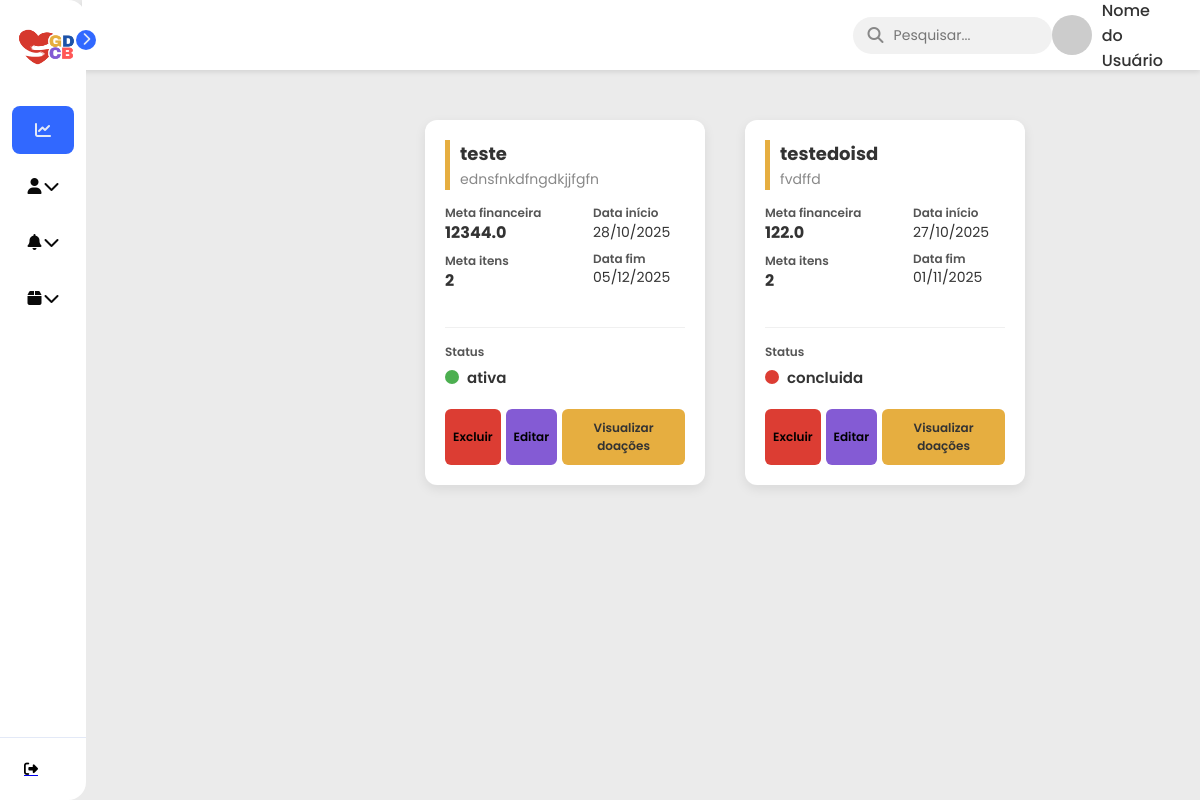
/dashboard/ (signed in), run on an earlier commit of the app's database.
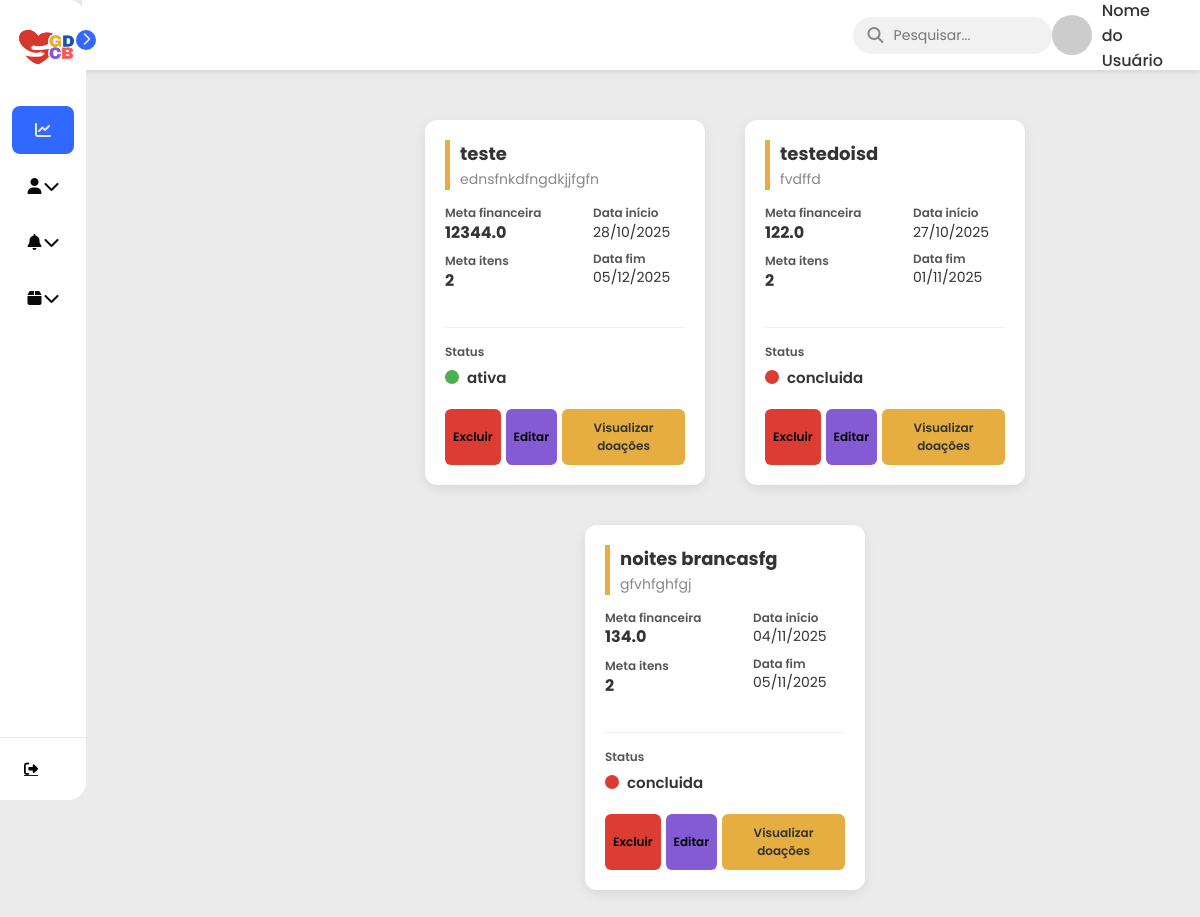
And on a later commit of the database.
### models.py (models this page shows)
class Campanha(SQLModel, table=True):
    __tablename__ = "campanhas"
    id: Optional[int] = Field(default=None, primary_key=True)
    titulo: str
    descricao: str
    meta_financeira: float | None = None
    meta_itens: int | None = None
    data_inicio: Optional[date]
    data_fim: Optional[date]
    status: str
    data_criacao: date = Field(default_factory=date.today)
    categoria_id: Optional[int] = Field(default=None, foreign_key="categorias.id")
    doacoes: List["Doacao"] = Relationship(back_populates="campanha")
    relatorios: List["Relatorio"] = Relationship(back_populates="campanha")

### controllers/dashboard.py (the view)
@router.get("/", response_class=HTMLResponse)
def dashboard(
    request: Request,
    user: dict = Depends(get_current_user),
    session: Session = Depends(get_session)
):
    campanhas = session.exec(select(Campanha)).all()  # busca todas as campanhas
    return templates.TemplateResponse(
        "card_campanha.html",
        {"request": request, "user": user, "campanhas": campanhas}
    )

### templates/card_campanha.html (shortened to what this page needs)
{% extends 'base.html' %}
{% block head %}
    <link rel="stylesheet" href="{{ url_for('static', path='/card_campanha.css') }}">
{% endblock %}
{% block content %}
    <div class="cards-container">
        {% for campanha in campanhas %}
        <div class="card-campanha">
            <div class="card-header">
                <h3 class="campanha-titulo">{{ campanha.titulo }}</h3>
                <p class="campanha-descricao">{{ campanha.descricao }}</p>
            </div>
            <div class="card-body">
                <div class="info-bloco metas">
                    <div class="info-item">
                        <span class="label">Meta financeira</span>
                        <span class="valor">{{ campanha.meta_financeira }}</span>
                    </div>
                    <div class="info-item">
                        <span class="label">Meta itens</span>
                        <span class="valor">{{ campanha.meta_itens }}</span>
                    </div>
                </div>
                <div class="info-bloco datas">
                    <div class="info-item">
                        <span class="label">Data início</span>
                        <span class="valor-data">{{ campanha.data_inicio.strftime('%d/%m/%Y') if campanha.data_inicio else '-' }}</span>
                    </div>
                    <div class="info-item">
                        <span class="label">Data fim</span>
                        <span class="valor-data">{{ campanha.data_fim.strftime('%d/%m/%Y') if campanha.data_fim else '-' }}</span>
                    </div>
                </div>
                <div class="info-bloco status-row">
                    <span class="label">Status</span>
                    <div class="status-display">
                        <div class="status-indicator {{ campanha.status | lower }}"></div>
                        <span class="status-texto">{{ campanha.status }}</span>
                    </div>
                </div>
            </div>
            <div class="card-footer">
                <button class="btn btn-excluir">Excluir</button>
                <button class="btn btn-editar">Editar</button>
                <button class="btn btn-visualizar">Visualizar doações</button>
            </div>
        </div>
        {% endfor %}
    </div>
{% endblock %}

### templates/base.html (shortened to what this page needs)
<!DOCTYPE html>
<html lang="pt-br">
<head>
    <link rel="stylesheet" href="https://cdnjs.cloudflare.com/ajax/libs/font-awesome/6.5.1/css/all.min.css" xintegrity="sha512-DTOQO9RWCH3ppGqcWaEA1BIZOC6xxalwEsw9c2QQeAIftl+Vegovlnee1c9QX4TctnWMn13TZye+giMm8e2LwA==" />
    <link rel="stylesheet" href="{{ url_for('static', path='/base.css') }}">
    {% block head %}{% endblock %}
</head>
<body>
    <header class="top-header">
        <div class="search-bar">
            <i class="fa-solid fa-magnifying-glass search-icon"></i>
            <input type="text" placeholder="Pesquisar...">
        </div>
        <div class="user-profile">
            <img src="https://via.placeholder.com/40" alt="User Profile Picture">
            <span>Nome do Usuário</span>
        </div>
    </header>
    <nav id="sidebar">
        <div id="sidebar_content">
            <div id="user">
                <img src="../static/assets/logo.png" id="user_avatar" alt="Avatar">
            </div>
            <ul id="side_items">
                <li class="side-item active">
                    <a href="#">
                        <i class="fa-solid fa-chart-line"></i>
                    </a>
                </li>
                <li class="side-item has-submenu">
                    <a href="#" class="submenu-toggle">
                        <i class="fa-solid fa-user"></i>
                        <i class="fa-solid fa-chevron-down arrow"></i>
                    </a>
                </li>
                <li class="side-item has-submenu">
                    <a href="#" class="submenu-toggle">
                        <i class="fa-solid fa-bell"></i>
                        <i class="fa-solid fa-chevron-down arrow"></i>
                    </a>
                </li>
                <li class="side-item has-submenu">
                    <a href="#" class="submenu-toggle">
                        <i class="fa-solid fa-box"></i>
                        <i class="fa-solid fa-chevron-down arrow"></i>
                    </i class="fa-solid fa-box"></i></a>
                </li>
            </ul>
            <button id="open_btn">
                <i id="open_btn_icon" class="fa-solid fa-chevron-right"></i>
            </button>
        </div>
      <div id="logout">
            <a href="{{ url_for('logout') }}">
                <button id="logout_btn">
                    <i class="fa-solid fa-right-from-bracket"></i>
                </button>
            </a>
        </div>
    </nav>
    <main>
        {% block content %}
        {% endblock %}
    </main>
</body>
</html>

### static/base.css (style rules this page uses)
* { margin: 0; padding: 0; box-sizing: border-box; font-family: 'Poppins', sans-serif; }
body { display: flex; min-height: 100vh; background-color: #ebebeb; }
main { padding: 20px; position: fixed; z-index: 1; padding-left: calc(82px + 20px); }
#sidebar { display: flex; flex-direction: column; justify-content: space-between; background-color: #ffffff; height: 100vh; border-radius: 0px 18px 18px 0px; position: relative; transition: all .5s; min-width: 82px; z-index: 2; }
#sidebar_content { padding: 12px; }
#user { display: flex; align-items: center; gap: 8px; margin-bottom: 24px; }
#user_avatar { width: 70px; height: 70px; object-fit: cover; border-radius: 20px; }
#side_items { display: flex; flex-direction: column; gap: 8px; list-style: none; }
.side-item { border-radius: 8px; padding: 14px; cursor: pointer; }
.side-item.active { background-color: #3168ff; }
.side-item a { text-decoration: none; display: flex; align-items: center; justify-content: center; color: #0a0a0a; }
.side-item.active a { color: #e3e9f7; }
.side-item a i { display: flex; align-items: center; justify-content: center; width: 20px; height: 20px; }
#logout { border-top: 1px solid #e3e9f7; padding: 12px; }
#logout_btn { border: none; padding: 12px; font-size: 14px; display: flex; gap: 20px; align-items: center; border-radius: 8px; text-align: start; cursor: pointer; background-color: transparent; }
#open_btn { position: absolute; top: 30px; right: -10px; background-color: #3168ff; color: #e3e9f7; border-radius: 100%; width: 20px; height: 20px; border: none; cursor: pointer; }
#open_btn_icon { transition: transform .3s ease; }
.has-submenu .arrow { margin-left: auto; transition: transform 0.3s; }
.top-header { background-color: #ffffff; padding: 15px 30px; display: flex; justify-content: space-between; align-items: center; position: fixed; top: 0; right: 0; left: 82px; height: 70px; box-shadow: 0 2px 5px rgba(0, 0, 0, 0.1); z-index: 1; transition: left 0.5s; }
.search-bar { display: flex; align-items: center; background-color: #f1f1f1; border-radius: 20px; padding: 8px 15px; width: 300px; margin-left: 70%; }
.search-bar input { border: none; background-color: transparent; outline: none; margin-left: 10px; font-size: 14px; width: 100%; }
.search-bar .search-icon { color: #888; }
.user-profile { display: flex; align-items: center; gap: 10px; }
.user-profile img { width: 40px; height: 40px; border-radius: 50%; object-fit: cover; }
.user-profile span { font-weight: 500; color: #333; }
main { padding: 90px 20px 20px calc(82px + 20px); position: static; z-index: 0; width: 100%; margin-left: 82px; transition: margin-left 0.5s; }

What changed in the data, as far as the page shows it:
added Campanha: titulo "noites brancasfg", descricao "gfvhfghfgj", meta_financeira "134.0", meta_itens "2", data_inicio "04/11/2025", data_fim "05/11/2025", status "concluida"
